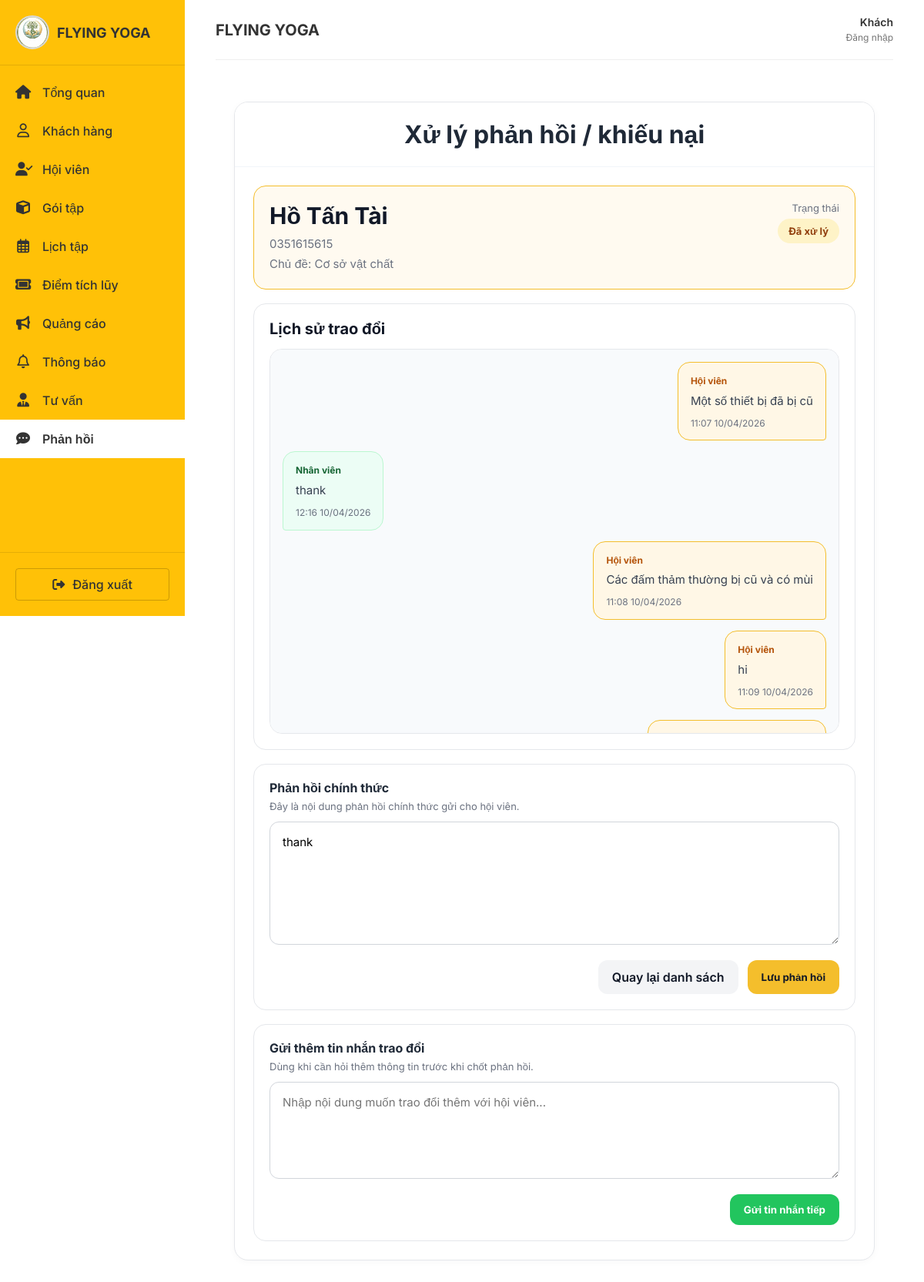
Screenshot of /cham-soc-khach-hang/phan-hoi-khieu-nai/cap-nhat/7/ with the database file from the repository.
### cham_soc_khach_hang/models.py (models this page shows, shortened)
class KhieuNaiPhanHoi(models.Model):
    CHU_DE = [
        ('chat_luong_dich_vu', 'Chất lượng dịch vụ'),
        ('thai_do_nhan_vien', 'Thái độ nhân viên'),
        ('co_so_vat_chat', 'Cơ sở vật chất'),
        ('van_de_khac', 'Vấn đề khác'),
    ]
    TRANG_THAI = [
        ('moi_tiep_nhan', 'Mới tiếp nhận'),
        ('dang_trao_doi', 'Đang trao đổi'),
        ('da_xu_ly', 'Đã xử lý'),
        ('da_dong', 'Đã đóng'),
    ]
    hoi_vien = models.ForeignKey(
        HoiVien,
        on_delete=models.CASCADE,
        related_name='danh_sach_phan_hoi_khieu_nai'
    )
    chu_de = models.CharField(max_length=30, choices=CHU_DE)
    mo_ta_van_de_khac = models.CharField(
        max_length=255,
        blank=True,
        null=True
    )
    noi_dung_khach = models.TextField()
    tra_loi_nhan_vien = models.TextField(blank=True, null=True)
    ngay_gui = models.DateTimeField(auto_now_add=True)
    ngay_phan_hoi = models.DateTimeField(blank=True, null=True)
    ngay_cap_nhat = models.DateTimeField(auto_now=True)
    trang_thai = models.CharField(
        max_length=20,
        choices=TRANG_THAI,
        default='moi_tiep_nhan'
    )

class TinNhanKhieuNai(models.Model):
    NGUOI_GUI = [
        ('hoi_vien', 'Hội viên'),
        ('nhan_vien', 'Nhân viên'),
    ]
    khieu_nai = models.ForeignKey(
        KhieuNaiPhanHoi,
        on_delete=models.CASCADE,
        related_name='ds_tin_nhan'
    )
    nguoi_gui = models.CharField(max_length=20, choices=NGUOI_GUI)
    noi_dung = models.TextField()
    thoi_gian_gui = models.DateTimeField(auto_now_add=True)

### khach_hang/models.py (models this page shows, shortened)
class HoiVien(models.Model):
    GIOI_TINH_CHOICE = [
        ('Nam', 'Nam'),
        ('Nữ', 'Nữ'),
        ('Khác', 'Khác')
    ]
    ma_hoi_vien = models.CharField(
        max_length=20,
        unique=True,
        blank=True,
        verbose_name="Mã hội viên"
    )
    ho_ten = models.CharField(
        max_length=255,
        verbose_name="Họ và tên"
    )
    ngay_sinh = models.DateField(
        verbose_name="Ngày sinh"
    )
    gioi_tinh = models.CharField(
        max_length=10,
        choices=GIOI_TINH_CHOICE
    )
    so_dien_thoai = models.CharField(
        max_length=10,
        unique=True,
        verbose_name="Số điện thoại"
    )
    email = models.EmailField(
        blank=True,
        null=True,
        verbose_name="Email"
    )
    tinh_trang_suc_khoe = models.TextField(
        blank=True,
        verbose_name="Tình trạng sức khỏe / Bệnh lý"
    )
    muc_tieu_tap_luyen = models.TextField(
        blank=True,
        verbose_name="Mục tiêu tập luyện"
    )
    ghi_chu_nhan_vien = models.TextField(
        blank=True,
        verbose_name="Ghi chú nội bộ"
    )
    chieu_cao = models.FloatField(
        help_text="cm",
        null=True,
        blank=True
    )
    can_nang = models.FloatField(
        help_text="kg",
        null=True,
        blank=True
    )
    body_fat = models.FloatField(
        help_text="%",
        null=True,
        blank=True
    )
    goi_dang_su_dung = models.ForeignKey(
        'goi_tap.GoiTap', # ĐÃ SỬA THÀNH CHUỖI
        on_delete=models.SET_NULL,
        null=True,
        blank=True
    )
    ngay_het_han_goi = models.DateField(
        null=True,
        blank=True
    )
    diem_tich_luy = models.IntegerField(
        default=0
    )
    check_in_cuoi = models.DateTimeField(
        null=True,
        blank=True
    )
    ngay_tao = models.DateTimeField(
        auto_now_add=True,
        verbose_name="Ngày tạo"
    )

### cham_soc_khach_hang/views.py (the view)
# urls.py: path('phan-hoi-khieu-nai/cap-nhat/<int:id>/', views.cap_nhat_phan_hoi_khieu_nai, name='cap_nhat_phan_hoi_khieu_nai'),
def cap_nhat_phan_hoi_khieu_nai(request, id):
    phan_hoi = get_object_or_404(KhieuNaiPhanHoi, id=id)
    tra_loi_cu = (phan_hoi.tra_loi_nhan_vien or '').strip()
    if request.method == 'POST':
        form = TraLoiPhanHoiForm(request.POST, instance=phan_hoi)
        if form.is_valid():
            phan_hoi = form.save(commit=False)
            tra_loi_moi = (phan_hoi.tra_loi_nhan_vien or '').strip()
            co_noi_dung_tra_loi_moi = bool(tra_loi_moi and tra_loi_moi != tra_loi_cu)
            if tra_loi_moi:
                phan_hoi.trang_thai = 'da_xu_ly'
                phan_hoi.ngay_phan_hoi = timezone.now()
            phan_hoi.save()
            if co_noi_dung_tra_loi_moi:
                ThongBaoNhacNho.objects.create(
                    hoi_vien=phan_hoi.hoi_vien,
                    tieu_de='Bạn đã nhận được phản hồi mới',
                    noi_dung=f"Flying Yoga đã phản hồi nội dung thuộc chủ đề '{phan_hoi.get_chu_de_display()}'.",
                    kenh_gui='web',
                    loai_thong_bao='phan_hoi_khieu_nai',
                    phan_hoi_khieu_nai=phan_hoi
                )
            messages.success(request, 'Cập nhật phản hồi thành công!')
            return redirect('cham_soc_khach_hang:danh_sach_phan_hoi_khieu_nai')
        else:
            messages.error(request, form.errors)
    else:
        form = TraLoiPhanHoiForm(instance=phan_hoi)
    tin_nhan = phan_hoi.ds_tin_nhan.all().order_by('thoi_gian_gui')
    return render(request, 'cham_soc_khach_hang/cap_nhat_phan_hoi_khieu_nai.html', {
        'form': form,
        'phan_hoi': phan_hoi,
        'tin_nhan': tin_nhan,
    })

### cham_soc_khach_hang/forms.py (shortened to what this page needs)
class TraLoiPhanHoiForm(forms.ModelForm):
    class Meta:
        model = KhieuNaiPhanHoi
        fields = ['mo_ta_van_de_khac', 'tra_loi_nhan_vien']
        widgets = {
            'mo_ta_van_de_khac': forms.HiddenInput(),
            'tra_loi_nhan_vien': forms.Textarea(attrs={
                'class': 'form-control',
                'rows': 5,
                'placeholder': 'Nhập nội dung phản hồi cho hội viên...'
            }),
        }
        labels = {
            'tra_loi_nhan_vien': 'Phản hồi của nhân viên',
        }
    def __init__(self, *args, **kwargs):
        super().__init__(*args, **kwargs)
        self.fields['mo_ta_van_de_khac'].required = False
        if self.instance and self.instance.pk:
            self.fields['mo_ta_van_de_khac'].initial = self.instance.mo_ta_van_de_khac

### thong_bao/context_processors.py (called while the page is built, shortened)
def thong_bao_context(request):
    so_thong_bao_chua_doc = 0
    ds_thong_bao_dropdown = ThongBaoNhacNho.objects.none()
    return {
        'so_thong_bao_chua_doc': so_thong_bao_chua_doc,
        'ds_thong_bao_dropdown': ds_thong_bao_dropdown,
    }

### cham_soc_khach_hang/templates/cham_soc_khach_hang/cap_nhat_phan_hoi_khieu_nai.html (shortened to what this page needs)
{% extends 'base.html' %}
{% block content %}
<div style="padding:24px;">
    <div style="max-width:980px; margin:0 auto;">
        <div class="feedback-wrapper">
            <div class="feedback-header">
                <h2>Xử lý phản hồi / khiếu nại</h2>
            </div>
            <div style="padding:24px;">
                <div class="feedback-shell">
                    <div class="info-card">
                        <div class="info-top">
                            <div>
                                <div class="member-name">{{ phan_hoi.hoi_vien.ho_ten }}</div>
                                <div class="member-meta">
                                    {{ phan_hoi.hoi_vien.so_dien_thoai }}<br>
                                    Chủ đề: {{ phan_hoi.get_chu_de_display }}
                                </div>
                            </div>
                            <div class="status-box">
                                <div class="status-label">Trạng thái</div>
                                <div class="status-badge">{{ phan_hoi.get_trang_thai_display }}</div>
                            </div>
                        </div>
                    </div>
                    <div class="section-card">
                        <div class="section-title">Lịch sử trao đổi</div>
                        <div class="chat-box">
                            {% if phan_hoi.noi_dung_khach %}
                            <div class="chat-row member">
                                <div class="chat-bubble">
                                    <div class="chat-role">Hội viên</div>
                                    <div class="chat-message">{{ phan_hoi.noi_dung_khach }}</div>
                                    <div class="chat-time">{{ phan_hoi.ngay_gui|date:"H:i d/m/Y" }}</div>
                                </div>
                            </div>
                            {% endif %}
                            {% if phan_hoi.tra_loi_nhan_vien %}
                            <div class="chat-row staff">
                                <div class="chat-bubble">
                                    <div class="chat-role">Nhân viên</div>
                                    <div class="chat-message">{{ phan_hoi.tra_loi_nhan_vien }}</div>
                                    <div class="chat-time">{{ phan_hoi.ngay_phan_hoi|date:"H:i d/m/Y" }}</div>
                                </div>
                            </div>
                            {% endif %}
                            {% for item in tin_nhan %}
                                {% if item.nguoi_gui == 'hoi_vien' %}
                                <div class="chat-row member">
                                    <div class="chat-bubble">
                                        <div class="chat-role">Hội viên</div>
                                        <div class="chat-message">{{ item.noi_dung }}</div>
                                        <div class="chat-time">{{ item.thoi_gian_gui|date:"H:i d/m/Y" }}</div>
                                    </div>
                                </div>
                                {% endif %}
                            {% empty %}
                                {% if not phan_hoi.noi_dung_khach and not phan_hoi.tra_loi_nhan_vien %}
                                <div style="font-size:14px; color:#6b7280;">Chưa có lịch sử trao đổi.</div>
                                {% endif %}
                            {% endfor %}
                        </div>
                    </div>
                    <div class="form-grid">
                        <div class="section-card official-reply">
                            <form method="post">
                                <label class="input-label">Phản hồi chính thức</label>
                                <div class="input-note">Đây là nội dung phản hồi chính thức gửi cho hội viên.</div>
                                {{ form.tra_loi_nhan_vien }}
                                <div class="action-row">
                                    <a href="{% url 'cham_soc_khach_hang:danh_sach_phan_hoi_khieu_nai' %}" class="btn-secondary">Quay lại danh sách</a>
                                    <button type="submit" class="btn-warning">Lưu phản hồi</button>
                                </div>
                            </form>
                        </div>
                        {% if phan_hoi.trang_thai != 'da_dong' %}
                        <div class="section-card extra-message">
                            <form method="post" action="{% url 'cham_soc_khach_hang:gui_tin_nhan_nhan_vien' phan_hoi.id %}">
                                <label class="input-label">Gửi thêm tin nhắn trao đổi</label>
                                <div class="input-note">Dùng khi cần hỏi thêm thông tin trước khi chốt phản hồi.</div>
                                <textarea name="noi_dung" rows="4" placeholder="Nhập nội dung muốn trao đổi thêm với hội viên..."></textarea>
                                <div class="action-row">
                                    <button type="submit" class="btn-success">Gửi tin nhắn tiếp</button>
                                </div>
                            </form>
                        </div>
                        {% endif %}
                    </div>
                </div>
            </div>
        </div>
    </div>
</div>
{% endblock %}

### static/css/style.css (style rules this page uses)
:root { --primary-yellow: #FFC107; --primary-yellow-light: #FFECB3; --text-dark: #333333; --text-gray: #757575; --bg-light: #F9F9F9; --white: #FFFFFF; --danger-red: #E53935; --success-green: #43A047; --info-blue: #1E88E5; --warning-orange: #FB8C00; --sidebar-width: 240px; }
* { margin: 0; padding: 0; box-sizing: border-box; font-family: 'Inter', sans-serif; }
body { background-color: var(--white); color: var(--text-dark); }

### cham_soc_khach_hang/templates/cham_soc_khach_hang/cap_nhat_phan_hoi_khieu_nai.html (style rules this page uses)
.feedback-shell { display:flex; flex-direction:column; gap:18px; }
.feedback-wrapper { background:#ffffff; border:1px solid #e5e7eb; border-radius:18px; overflow:hidden; box-shadow:0 2px 10px rgba(0,0,0,0.03); }
.feedback-header { padding:22px 24px; border-bottom:1px solid #f1f5f9; background:#fff; }
.feedback-header h2 { margin:0; font-size:32px; font-weight:700; color:#1f2937; text-align:center; }
.info-card, .section-card { background:#fff; border:1px solid #e5e7eb; border-radius:16px; padding:20px; }
.info-card { background:#fffaf0; border-color:#f4be2c; }
.info-top { display:flex; justify-content:space-between; align-items:flex-start; gap:16px; flex-wrap:wrap; }
.member-name { font-size:30px; font-weight:700; color:#111827; margin-bottom:6px; }
.member-meta { font-size:15px; color:#6b7280; line-height:1.7; }
.status-box { min-width:160px; text-align:right; }
.status-label { font-size:13px; color:#6b7280; margin-bottom:6px; }
.status-badge { display:inline-flex; align-items:center; justify-content:center; padding:8px 14px; border-radius:999px; background:#fef3c7; color:#92400e; font-weight:700; font-size:13px; }
.section-title { font-size:20px; font-weight:700; color:#111827; margin-bottom:14px; }
.chat-box { background:#f8fafc; border:1px solid #e5e7eb; border-radius:16px; padding:16px; min-height:260px; max-height:500px; overflow-y:auto; display:flex; flex-direction:column; gap:14px; }
.chat-row { display:flex; }
.chat-row.member { justify-content:flex-end; }
.chat-row.staff { justify-content:flex-start; }
.chat-bubble { max-width:72%; padding:14px 16px 12px; border-radius:16px; line-height:1.65; word-break:break-word; }
.chat-row.member .chat-bubble { background:#fff7e6; border:1px solid #f4be2c; border-radius:16px 16px 4px 16px; }
.chat-row.staff .chat-bubble { background:#ecfdf5; border:1px solid #bbf7d0; border-radius:16px 16px 16px 4px; }
.chat-role { font-size:12px; font-weight:700; margin-bottom:4px; }
.chat-row.member .chat-role { color:#b45309; }
.chat-row.staff .chat-role { color:#166534; }
.chat-message { font-size:15px; color:#374151; }
.chat-time { font-size:12px; color:#6b7280; margin-top:6px; }
.form-grid { display:grid; grid-template-columns:1fr; gap:18px; }
.input-label { display:block; font-size:16px; font-weight:700; color:#1f2937; margin-bottom:10px; }
.input-note { font-size:13px; color:#6b7280; margin-top:-4px; margin-bottom:12px; }
.section-card textarea, .section-card input, .section-card select { width:100%; border:1px solid #d1d5db; border-radius:12px; padding:14px 16px; font-size:15px; line-height:1.6; box-sizing:border-box; outline:none; transition:0.2s; }
.official-reply textarea { min-height:160px; resize:vertical; }
.extra-message textarea { min-height:110px; resize:vertical; }
.action-row { display:flex; justify-content:flex-end; gap:12px; flex-wrap:wrap; margin-top:16px; }
.btn-secondary { padding:12px 18px; border-radius:12px; text-decoration:none; background:#f3f4f6; color:#111827; font-weight:600; border:none; cursor:pointer; display:inline-flex; align-items:center; justify-content:center; }
.btn-warning { padding:12px 18px; border:none; border-radius:12px; background:#f4be2c; color:#111827; font-weight:700; cursor:pointer; }
.btn-success { padding:12px 18px; border:none; border-radius:12px; background:#22c55e; color:#fff; font-weight:700; cursor:pointer; }

### rows the page displays
KhieuNaiPhanHoi: hoi_vien.ho_ten "Hồ Tấn Tài", hoi_vien.so_dien_thoai "0351615615", chu_de "Cơ sở vật chất", trang_thai "Đã xử lý", noi_dung_khach "Một số thiết bị đã bị cũ", ngay_gui "11:07 10/04/2026", tra_loi_nhan_vien "thank", ngay_phan_hoi "12:16 10/04/2026"
TinNhanKhieuNai: noi_dung "Các đấm thảm thường bị cũ và có mùi", thoi_gian_gui "11:08 10/04/2026"
TinNhanKhieuNai: noi_dung "hi", thoi_gian_gui "11:09 10/04/2026"
